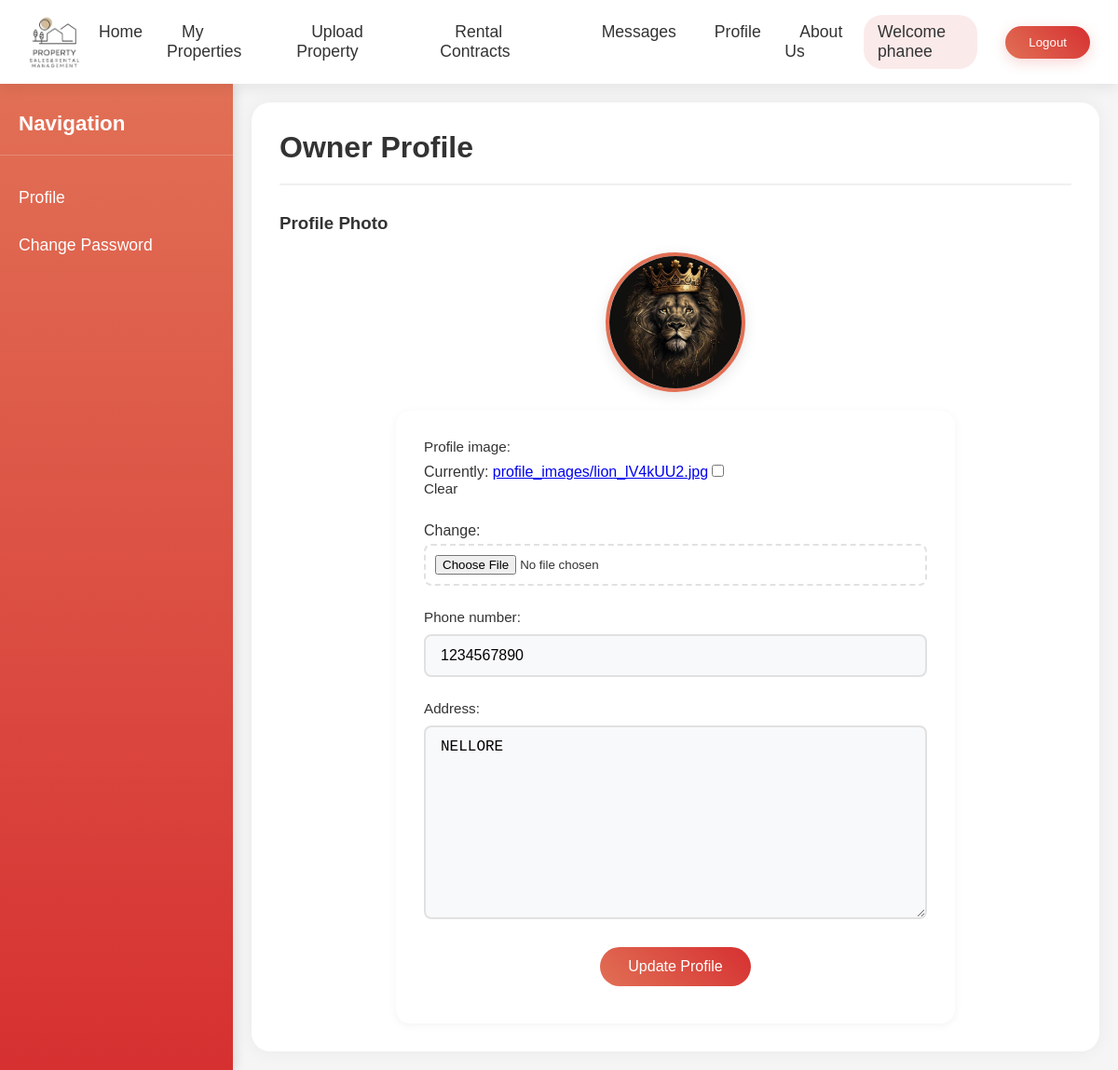
/ownerapp/owner_profile/ (signed in), run on the app's committed database.
### ownerapp/models.py (models this page shows, shortened)
class OwnerProfile(models.Model):
    user = models.OneToOneField(User, on_delete=models.CASCADE)
    profile_image = models.ImageField(upload_to='profile_images/', blank=True, null=True)
    phone_number = models.CharField(max_length=15, blank=True)
    address = models.TextField(blank=True)

### ownerapp/views.py (the view)
# urls.py: path('owner_profile/', views.owner_profile, name='owner_profile'),
@login_required
def owner_profile(request):
    profile, created = OwnerProfile.objects.get_or_create(user=request.user)
    if request.method == 'POST':
        form = OwnerProfileForm(request.POST, request.FILES, instance=profile)
        if 'update_profile' in request.POST:
            if form.is_valid():
                form.save()
                messages.success(request, 'Profile updated successfully!')
                return redirect('ownerapp:owner_profile')  # Redirect to avoid resubmission
        password_form = PasswordChangeForm(request.user, request.POST)
        if 'change_password' in request.POST:
            if password_form.is_valid():
                user = password_form.save()
                update_session_auth_hash(request, user)  # Important!
                messages.success(request, 'Password changed successfully!')
                return redirect('ownerapp:owner_profile')  # Redirect to avoid resubmission
    else:
        form = OwnerProfileForm(instance=profile)
        password_form = PasswordChangeForm(request.user)
    return render(request, 'ownerApp/ownerProfile.html', {
        'form': form,
        'password_form': password_form,
        'profile': profile
    })

### ownerapp/forms.py (shortened to what this page needs)
class OwnerProfileForm(forms.ModelForm):
    class Meta:
        model = OwnerProfile
        fields = ['profile_image', 'phone_number', 'address']

### templates/ownerApp/ownerProfile.html (shortened to what this page needs)
{% load static %}
<html lang="en">
<head>
    <link rel="stylesheet" href="{% static 'css/adminApp/homepage.css' %}">
    <link rel="stylesheet" href="{% static 'css/ownerApp/ownerProfile.css' %}">
</head>
<body>
{% block content %}
    {% include 'Navbar/ownerNavBar.html' %}
    <div class="wrapper">
        <div class="sidebar">
            <h3>Navigation</h3>
            <a href="#" onclick="showSection('profile-section')">Profile</a>
            <a href="#" onclick="showSection('change-password-section')">Change Password</a>
        </div>
        <div class="main-content">
            <div class="profile-header">
                <h2>Owner Profile</h2>
            </div>
            <div id="profile-section" class="profile-info">
                <h3>Profile Photo</h3>
                <div class="profile-photo-container">
                    {% if profile.profile_image %}
                        <img src="{{ profile.profile_image.url }}" alt="Profile Photo" class="profile-photo">
                    {% else %}
                        <p>No profile photo uploaded.</p>
                    {% endif %}
                </div>
                <form class="profile-form" method="POST" enctype="multipart/form-data">
                    {{ form.as_p }}
                    <button type="submit" name="update_profile">Update Profile</button>
                </form>
            </div>
        </div>
    </div>
{% endblock %}
</body>
</html>

### templates/Navbar/ownerNavBar.html (shortened to what this page needs)
{% load static %}
<header>
    <div class="logo">
        <a href="{% url 'ownerapp:ownerhomepage' %}">
            <img src="{% static 'images/logo.png' %}" alt="PS6 Logo">
        </a>
    </div>
    <nav>
        <ul>
            <li><a href="{% url 'ownerapp:ownerhomepage' %}">Home</a></li>
            <li><a href="{% url 'ownerapp:property_list'  %}">My Properties</a></li>
            <li><a href="{% url 'ownerapp:upload_property'  %}">Upload Property</a></li>
            <li><a href="{% url 'ownerapp:rental_contract' %}">Rental Contracts</a></li>
            <li><a href="{% url 'ownerapp:owner_messages' %}">Messages</a></li>
            <li><a href="{% url 'ownerapp:owner_profile' %}">Profile</a></li>
            <li><a href="{% url 'ownerapp:about_us' %}">About Us</a></li>
        </ul>
    </nav>
    <div class="auth-buttons">
        {% if user.is_authenticated %}
            <span class="welcome-message">Welcome {{ user.username }}</span>
            <form action="{% url 'adminapp:logout_view' %}" method="POST" style="display:inline;">
                <button type="submit" class="logout-btn">Logout</button>
            </form>
        {% else %}
            <a href="{% url 'ownerapp:login_or_register' %}" class="login-btn">Login/Register</a>
        {% endif %}
    </div>
</header>

### static/css/adminApp/homepage.css (style rules this page uses)
* { margin: 0; padding: 0; box-sizing: border-box; }
body { font-family: 'Poppins', sans-serif; margin: 0; padding: 0; background-color: #f5f5f5; color: #333; }
header { background-color: #ffffff; color: #333; padding: 15px 30px; display: flex; justify-content: space-between; align-items: center; box-shadow: 0 4px 15px rgba(0, 0, 0, 0.08); position: relative; z-index: 1000; }
.logo img { max-width: 150px; max-height: 60px; transition: transform 0.3s ease; }
nav ul { list-style: none; margin: 0; padding: 0; display: flex; gap: 25px; }
nav ul li a { color: #333; text-decoration: none; font-size: 1.1rem; font-weight: 500; padding: 8px 16px; border-radius: 20px; transition: all 0.3s ease; position: relative; }
nav ul li a::after { content: ''; position: absolute; bottom: 0; left: 50%; width: 0; height: 2px; transition: all 0.3s ease; transform: translateX(-50%); }
.auth-buttons { display: flex; align-items: center; gap: 15px; }
.welcome-message { margin-right: 15px; font-size: 1.1rem; font-weight: 500; color: #333; padding: 8px 15px; background-color: rgba(214, 48, 49, 0.1); border-radius: 20px; }
.logout-btn { background: linear-gradient(45deg, #e17055, #d63031); color: white; padding: 10px 25px; border: none; border-radius: 25px; cursor: pointer; font-weight: 500; transition: all 0.3s; box-shadow: 0 4px 15px rgba(214, 48, 49, 0.2); }

### static/css/ownerApp/ownerProfile.css (style rules this page uses)
* { margin: 0; padding: 0; box-sizing: border-box; }
body { font-family: 'Poppins', sans-serif; background-color: #f5f5f5; color: #333; }
.wrapper { display: flex; min-height: calc(100vh - 80px); background-color: #f5f5f5; }
.sidebar { width: 250px; background: linear-gradient(180deg, #e17055, #d63031); padding: 30px 0; color: white; box-shadow: 4px 0 10px rgba(0, 0, 0, 0.1); }
.sidebar h3 { padding: 0 20px 20px; font-size: 1.4rem; border-bottom: 1px solid rgba(255, 255, 255, 0.2); margin-bottom: 20px; }
.sidebar a { display: block; padding: 15px 20px; color: white; text-decoration: none; transition: all 0.3s ease; font-size: 1.1rem; }
.main-content { flex: 1; padding: 30px; background-color: #ffffff; border-radius: 20px; margin: 20px; box-shadow: 0 0 20px rgba(0, 0, 0, 0.05); }
.profile-header { margin-bottom: 30px; padding-bottom: 20px; border-bottom: 2px solid #f0f0f0; }
.profile-header h2 { color: #333; font-size: 2rem; font-weight: 600; }
.profile-photo-container { text-align: center; margin: 20px 0; }
.profile-photo { width: 150px; height: 150px; border-radius: 50%; object-fit: cover; border: 4px solid #e17055; box-shadow: 0 4px 15px rgba(0, 0, 0, 0.1); }
.profile-form { max-width: 600px; margin: 0 auto; padding: 30px; background: #ffffff; border-radius: 15px; box-shadow: 0 2px 10px rgba(0, 0, 0, 0.05); }
.profile-form p { margin-bottom: 25px; position: relative; }
.profile-form label { display: block; margin-bottom: 10px; color: #333; font-weight: 500; font-size: 0.95rem; }
.profile-form input[type="text"], .profile-form input[type="email"], .profile-form input[type="password"], .profile-form input[type="tel"], .profile-form textarea { width: 100%; padding: 12px 16px; border: 2px solid #e1e1e1; border-radius: 8px; font-size: 1rem; transition: all 0.3s ease; background-color: #f8f9fa; }
.profile-form input[type="file"] { width: 100%; padding: 10px; margin-top: 5px; border: 2px dashed #e1e1e1; border-radius: 8px; cursor: pointer; transition: all 0.3s ease; }
.profile-form button { background: linear-gradient(45deg, #e17055, #d63031); color: white; padding: 12px 30px; border: none; border-radius: 25px; cursor: pointer; font-size: 1rem; font-weight: 500; transition: all 0.3s ease; display: block; margin: 30px auto 10px; width: auto; min-width: 150px; }
#profile-section, #change-password-section { animation: fadeIn 0.3s ease-in-out; }

### data on the page
OwnerProfile: profile_image (picture), phone_number "1234567890", address "NELLORE"

### other printed values
{{ user.username }} "phanee"
